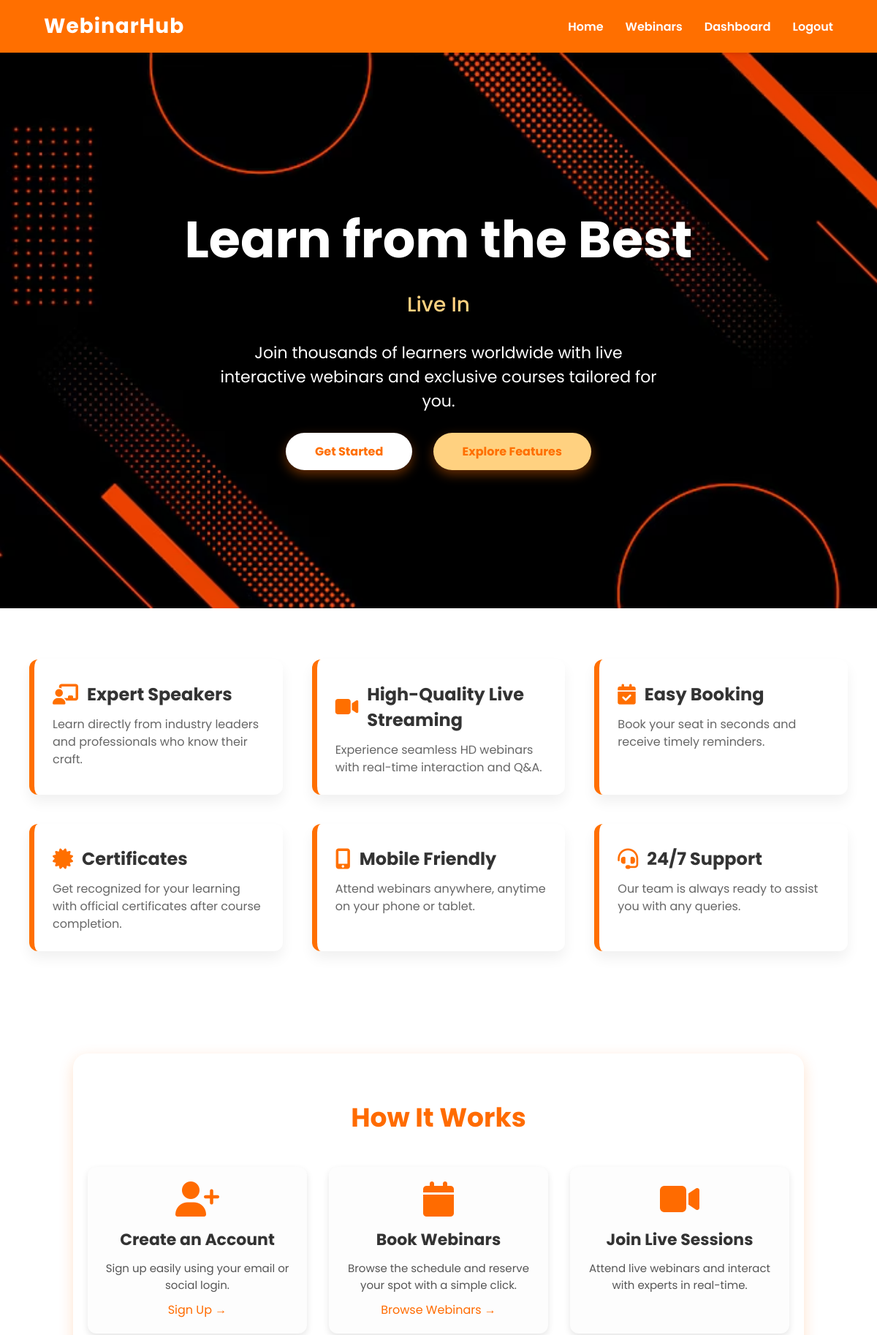
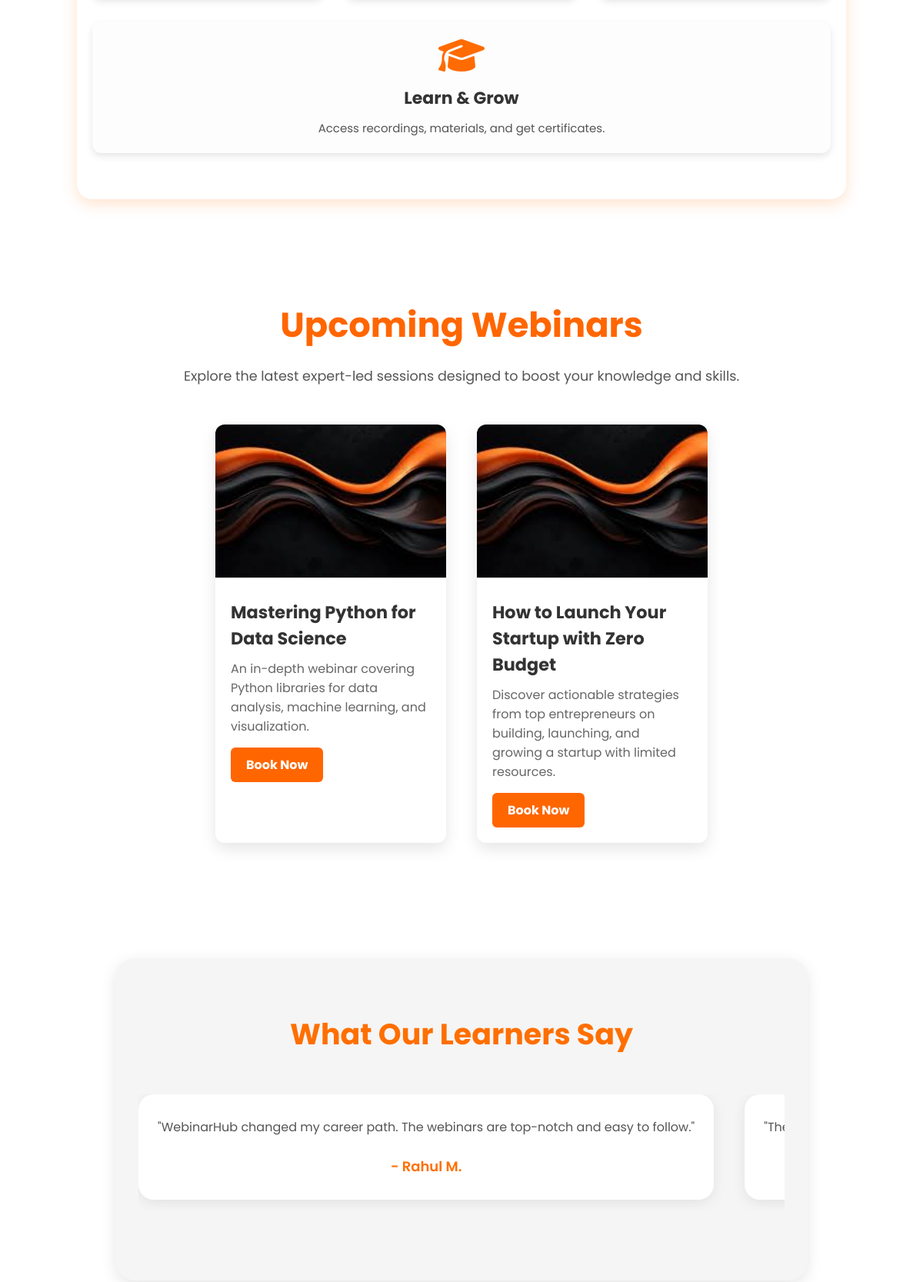
The page / (signed in, upper part) on the database its author committed (2 pictures, top to bottom).
### webinars/models.py (models this page shows, shortened)
class Webinar(models.Model):
    title = models.CharField(max_length=200)
    description = models.TextField()
    speaker_name = models.CharField(max_length=100)
    speaker_bio = models.TextField(blank=True)
    date = models.DateField()
    time = models.TimeField()
    duration_minutes = models.PositiveIntegerField()
    image = models.ImageField(upload_to='webinar_images/', blank=True, null=True)
    category = models.CharField(max_length=100, choices=[
        ('tech', 'Technology'),
        ('marketing', 'Marketing'),
        ('business', 'Business'),
        ('design', 'Design'),
        ('health', 'Health'),
    ])
    meet_link = models.URLField(blank=True, null=True)

### webinars/views.py (the view)
# urls.py: path('', webinar_views.homepage, name='homepage'),  # This links the root URL to the homepage view
def homepage(request):
    webinars = Webinar.objects.all().order_by('date')[:3]  # fetch top 3
    return render(request, 'webinars/home.html', {'webinars': webinars})

### webinars/templates/webinars/home.html (shortened to what this page needs)
{% load static %}
<!DOCTYPE html>
<html lang="en">
<head>
    <link rel="stylesheet" href="https://cdnjs.cloudflare.com/ajax/libs/font-awesome/6.5.0/css/all.min.css" />
</head>
<body>
<nav>
    <div class="logo">WebinarHub</div>
    <ul>
        <li><a href="{% url 'homepage' %}">Home</a></li>
        <li><a href="{% url 'webinar_list' %}">Webinars</a></li>
        {% if user.is_authenticated %}
            <li><a href="{% url 'dashboard' %}">Dashboard</a></li>
            <li><a href="{% url 'logout' %}">Logout</a></li>
        {% else %}
            <li><a href="{% url 'login' %}">Login</a></li>
            <li><a href="{% url 'signup' %}">Signup</a></li>
        {% endif %}
    </ul>
</nav>
<section class="hero">
    <h1>Learn from the Best</h1>
    <div class="typing-text" id="typing-text"></div>
    <p>Join thousands of learners worldwide with live interactive webinars and exclusive courses tailored for you.</p>
    <div class="btn-group">
        <a href="{% url 'signup' %}">Get Started</a>
        <a href="#features" style="background:#ffd180;color:#ff6f00;">Explore Features</a>
    </div>
</section>
<section class="features" id="features">
    <div class="feature-card">
        <h3><i class="fa-solid fa-chalkboard-user"></i> Expert Speakers</h3>
        <p>Learn directly from industry leaders and professionals who know their craft.</p>
    </div>
    <div class="feature-card">
        <h3><i class="fa-solid fa-video"></i> High-Quality Live Streaming</h3>
        <p>Experience seamless HD webinars with real-time interaction and Q&A.</p>
    </div>
    <div class="feature-card">
        <h3><i class="fa-solid fa-calendar-check"></i> Easy Booking</h3>
        <p>Book your seat in seconds and receive timely reminders.</p>
    </div>
    <div class="feature-card">
        <h3><i class="fa-solid fa-certificate"></i> Certificates</h3>
        <p>Get recognized for your learning with official certificates after course completion.</p>
    </div>
    <div class="feature-card">
        <h3><i class="fa-solid fa-mobile-screen-button"></i> Mobile Friendly</h3>
        <p>Attend webinars anywhere, anytime on your phone or tablet.</p>
    </div>
    <div class="feature-card">
        <h3><i class="fa-solid fa-headset"></i> 24/7 Support</h3>
        <p>Our team is always ready to assist you with any queries.</p>
    </div>
</section>
<section class="how-it-works" id="how-it-works" style="padding: 60px 20px; background-color: #fff;">
    <h2 style="text-align: center; font-size: 36px; color: #FF6B00; margin-bottom: 40px; font-weight: bold;">
        How It Works
    </h2>
    <div class="steps" style="display: flex; flex-wrap: wrap; justify-content: center; gap: 30px;">
        <div class="step" style="width: 250px; text-align: center; padding: 20px; border-radius: 12px; box-shadow: 0 4px 10px rgba(0,0,0,0.1); transition: transform 0.3s; background-color: #fdfdfd;">
            <i class="fa-solid fa-user-plus" style="font-size: 48px; color: #FF6B00; margin-bottom: 15px;"></i>
            <h3 style="font-size: 22px; color: #333;">Create an Account</h3>
            <p style="font-size: 15px; color: #555;">Sign up easily using your email or social login.</p>
            <a href="{% url 'signup' %}" style="display: inline-block; margin-top: 10px; color: #FF6B00; text-decoration: none;">Sign Up →</a>
        </div>
        <div class="step" style="width: 250px; text-align: center; padding: 20px; border-radius: 12px; box-shadow: 0 4px 10px rgba(0,0,0,0.1); transition: transform 0.3s; background-color: #fdfdfd;">
            <i class="fa-solid fa-calendar" style="font-size: 48px; color: #FF6B00; margin-bottom: 15px;"></i>
            <h3 style="font-size: 22px; color: #333;">Book Webinars</h3>
            <p style="font-size: 15px; color: #555;">Browse the schedule and reserve your spot with a simple click.</p>
            <a href="{% url 'webinar_list' %}" style="display: inline-block; margin-top: 10px; color: #FF6B00; text-decoration: none;">Browse Webinars →</a>
        </div>
        <div class="step" style="width: 250px; text-align: center; padding: 20px; border-radius: 12px; box-shadow: 0 4px 10px rgba(0,0,0,0.1); transition: transform 0.3s; background-color: #fdfdfd;">
            <i class="fa-solid fa-video" style="font-size: 48px; color: #FF6B00; margin-bottom: 15px;"></i>
            <h3 style="font-size: 22px; color: #333;">Join Live Sessions</h3>
            <p style="font-size: 15px; color: #555;">Attend live webinars and interact with experts in real-time.</p>
        </div>
        <div class="step" style="width: 250px; text-align: center; padding: 20px; border-radius: 12px; box-shadow: 0 4px 10px rgba(0,0,0,0.1); transition: transform 0.3s; background-color: #fdfdfd;">
            <i class="fa-solid fa-graduation-cap" style="font-size: 48px; color: #FF6B00; margin-bottom: 15px;"></i>
            <h3 style="font-size: 22px; color: #333;">Learn & Grow</h3>
            <p style="font-size: 15px; color: #555;">Access recordings, materials, and get certificates.</p>
        </div>
    </div>
</section>
<section class="upcoming-webinars" id="upcoming-webinars" style="padding: 60px 0; background-color: #fff;">
  <h2 style="text-align: center; font-size: 2.8em; color: #ff6600; margin-bottom: 20px;">Upcoming Webinars</h2>
  <p style="text-align: center; color: #555; font-size: 1.1em;">Explore the latest expert-led sessions designed to boost your knowledge and skills.</p>
  <div class="webinar-cards" style="display: flex; flex-wrap: wrap; justify-content: center; gap: 40px; margin-top: 50px;">
    {% for webinar in webinars %}
    <div class="webinar-card" style="width: 300px; background: #fff; border-radius: 12px; overflow: hidden; box-shadow: 0 8px 20px rgba(0,0,0,0.1); transition: transform 0.3s ease; cursor: pointer;" onmouseover="this.style.transform='scale(1.05)'" onmouseout="this.style.transform='scale(1)'">
      {% if webinar.image %}
      <img src="{{ webinar.image.url }}" alt="{{ webinar.title }}" style="width: 100%; height: 200px; object-fit: cover;">
      {% else %}
      <img src="{% static 'images/default.png' %}" alt="Default Image" style="width: 100%; height: 200px; object-fit: cover;">
      {% endif %}
      <div class="webinar-content" style="padding: 20px;">
        <h3 style="font-size: 1.4em; margin-bottom: 10px; color: #333;">{{ webinar.title }}</h3>
        <p style="font-size: 1em; color: #666; margin-bottom: 15px;">{{ webinar.description|truncatewords:20 }}</p>
        <a href="{% url 'webinar_detail' webinar.id %}" style="display: inline-block; padding: 10px 20px; background-color: #ff6600; color: white; border-radius: 6px; text-decoration: none; font-weight: bold;">Book Now</a>
      </div>
    </div>
    {% endfor %}
  </div>
</section>
<section class="testimonial-section" id="testimonials">
    <h2>What Our Learners Say</h2>
    <div class="testimonial-cards">
        <div class="testimonial-card">
            <p>"WebinarHub changed my career path. The webinars are top-notch and easy to follow."</p>
            <div class="user">- Rahul M.</div>
        </div>
        <div class="testimonial-card">
            <p>"The booking system is smooth and the live interaction really helps me understand better."</p>
            <div class="user">- Priya S.</div>
        </div>
    </div>
</section>
</body>
</html>

### rows shown on the page
Webinar: title "Mastering Python for Data Science", description "An in-depth webinar covering Python libraries for data analysis, machine learning, and visualization."
Webinar: title "How to Launch Your Startup with Zero Budget", description "Discover actionable strategies from top entrepreneurs on building, launching, and growing a startup with limited resources."
